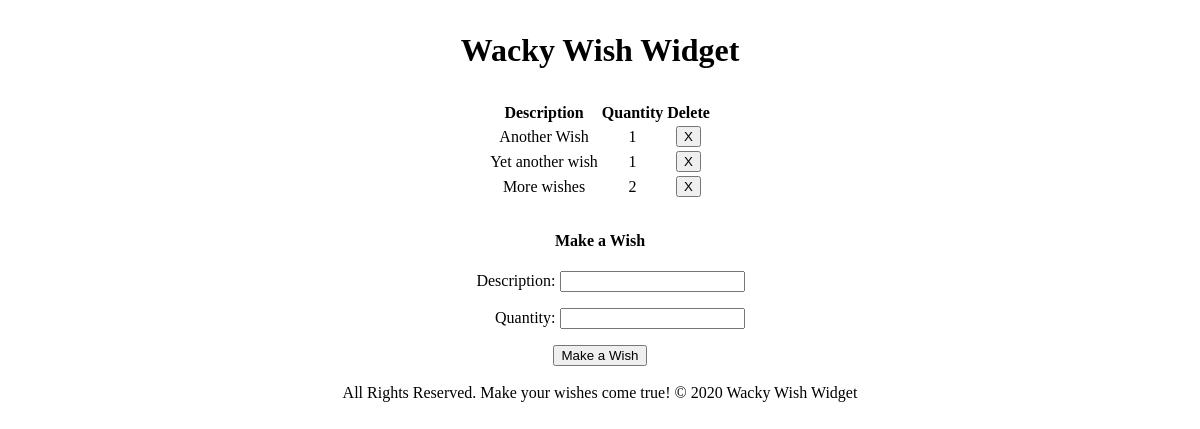
Before: / with the older database file.
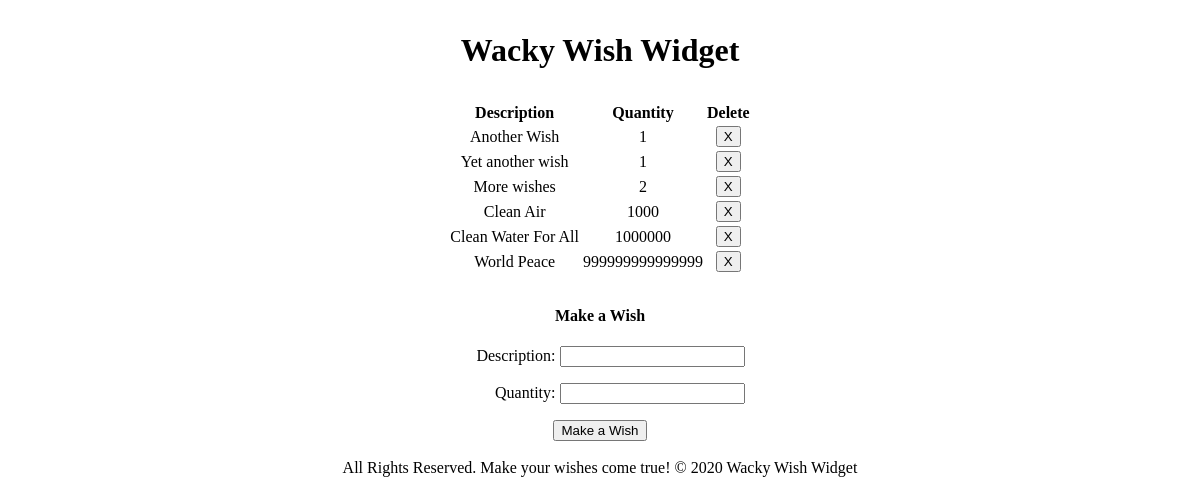
After: the same page with the newer database file.
### main_app/models.py (models this page shows, shortened)
class Wishes(models.Model):
    description = models.CharField(max_length=100)
    quantity = models.IntegerField()

### main_app/views.py (the view)
# urls.py: path('', views.index, name='index'),
def index(request):
    wish_list = Wishes.objects.all()
    form = WishesForm()
    return render(request, 'index.html', {
        'form': form,
        'wish_list': wish_list
    })

### main_app/forms.py
class WishesForm(ModelForm):
    class Meta:
        model = Wishes
        fields = ['description', 'quantity']

### main_app/templates/index.html (shortened to what this page needs)
{% load static %}
<!DOCTYPE html>
<html lang="en">
<head>
    <link rel="stylesheet" href="https://unpkg.com/purecss@1.0.0/build/pure-min.css">
    <link rel="stylesheet" type="text/css" href="{% static 'css/style.css' %}">
</head>
<body>
    <h1>Wacky Wish Widget</h1>
    {% if wish_list|length == 0 %}
        <h3>no wishes to display :(</h3>
        <hr>
        {% else %}
        <table class="pure-table pure-table-striped">
            <thead>
                <tr>
                    <th>Description</th>
                    <th>Quantity</th>
                    <th>Delete</th>
                </tr>
            </thead>
            <tbody>
                {% for wish in wish_list %}
                <tr>
                    <td>{{ wish.description }}</td>
                    <td>{{ wish.quantity }}</td>
                    <td>
                        <form action="{% url 'delete' wish.id %}">
                            <button type="submit" class="pure-button">X</button>
                        </form>
                    </td>
                </tr>
                {% endfor %}
            </tbody>
        </table>
        {% endif %}
        <h4>Make a Wish</h4>
        <form class="pure-form" action="{% url 'add_wish' %}" method="POST">
            {{ form.as_p }}
        <button class="pure-button" type="submit">Make a Wish</button>
    </form>
    <br>
    <footer>All Rights Reserved. Make your wishes come true! &copy; 2020 Wacky Wish Widget</footer>
</body>
</html>

Changed rows visible on the page:
added Wishes: description "Clean Air", quantity "1000"
added Wishes: description "Clean Water For All", quantity "1000000"
added Wishes: description "World Peace", quantity "999999999999999"
